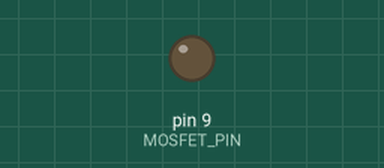
The sketch below on a simulated Arduino Uno, built with avr-gcc and run on an emulated ATmega328P. On the bench: output pins drawn as LEDs (lit = HIGH).

Above: at 0.05 s.
At 23.85 s:
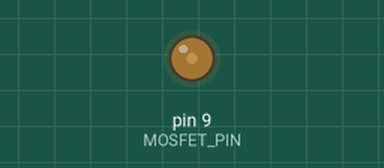
At 47.85 s:
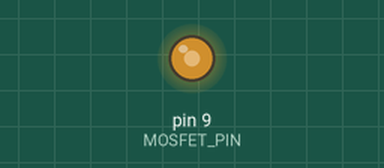
Timing chart, 0 to 75.4 s (numbered marks = the images above):
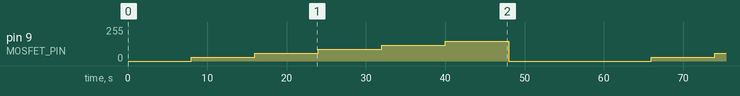

Measured:
- by itself, pin 9 (MOSFET_PIN): ramps from 0/255 to 150/255 and jumps back, once every 58.0 s

The sketch:

MosfetHotwireTest.ino
```cpp
/**
 * @file MosfetHotwireTest.ino
 * @brief PWM test for controlling a hot wire with a MOSFET module.

 */

/// PWM-capable output pin connected to the MOSFET module signal input.
const int MOSFET_PIN = 9;

/// Conservative PWM values for a careful hot wire test.
const int PWM_VALUES[] = {0, 30, 60, 90, 120, 150};

/// Number of PWM values in the test sequence.
const int NUMBER_OF_VALUES = sizeof(PWM_VALUES) / sizeof(PWM_VALUES[0]);

/// Time in milliseconds for each PWM test step.
const unsigned long PWM_STEP_DELAY_MS = 8000;

/// Cooling pause in milliseconds after each full test cycle.
const unsigned long COOLING_DELAY_MS = 10000;

/**
 * @brief Initializes the MOSFET control pin and keeps the output off.
 */
void setup() {
  pinMode(MOSFET_PIN, OUTPUT);
  analogWrite(MOSFET_PIN, 0);
}

/**
 * @brief Applies increasing PWM values and then switches the output off.
 */
void loop() {
  for (int i = 0; i < NUMBER_OF_VALUES; i++) {
    analogWrite(MOSFET_PIN, PWM_VALUES[i]);
    delay(PWM_STEP_DELAY_MS);
  }

  analogWrite(MOSFET_PIN, 0);
  delay(COOLING_DELAY_MS);
}
```
